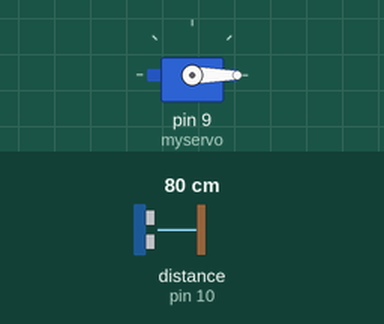
The sketch below on a simulated Arduino Uno, built with avr-gcc and run on an emulated ATmega328P. Parts: servo. Wiring (inferred from the names in the program): ultrasonic range finder: trigger pin 11; echo pin 10. The inputs (shaded band) are chosen by the test bench; at power-on: distance to the obstacle (sensor on pin 10) 80 cm. The echo pulse lasts 58.3 µs per cm; what the sketch prints to the serial monitor is not drawn.

Above: at 1.2 s.
1.3 s: distance to the obstacle (sensor on pin 10) set to 2 cm
At 2.2 s:
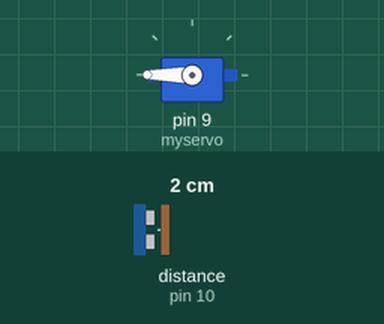
4.3 s: distance to the obstacle (sensor on pin 10) set to 35 cm
At 5.9 s:
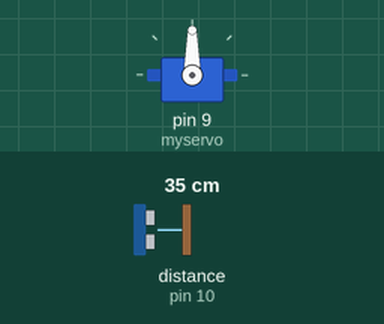
7.3 s: distance to the obstacle (sensor on pin 10) set to 4 cm
Timing chart, 0 to 16.3 s (numbered marks = the images above; inputs shaded):
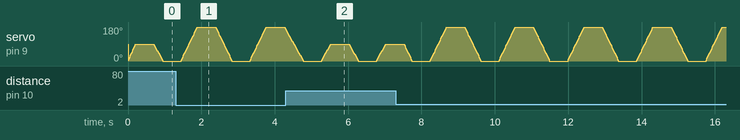

The sketch:

DongCoServo.ino
```cpp
#include <Servo.h>

#define TRIG 11
#define ECHO 10

Servo myservo;

int pos = 0;               // Góc hiện tại
bool increasing = true;    // Hướng quay
unsigned long previousMillis = 0;
int speed = 10;            // tốc độ quay (ms mỗi bước)
int maxAngle = 90;         // góc tối đa mặc định
bool paused = false;       // trạng thái đang tạm dừng
unsigned long pauseStart = 0; // thời gian bắt đầu dừng

void setup() {
  pinMode(TRIG, OUTPUT);
  pinMode(ECHO, INPUT);
  myservo.attach(9);
  Serial.begin(9600);
}

void loop() {
  float dist = getDist();
  Serial.println(dist);

  // Nếu có vật gần (<= 20cm) thì quay 0↔180, nếu không thì 0↔90
  if (dist <= 20)
    maxAngle = 180;
  else
    maxAngle = 90;

  unsigned long currentMillis = millis();

  // Nếu đang tạm dừng thì kiểm tra đã hết 500ms chưa
  if (paused) {
    if (currentMillis - pauseStart >= 500) {
      paused = false;  // Hết thời gian dừng -> tiếp tục quay
    } else {
      return; // Đang dừng thì không quay
    }
  }

  // Cập nhật vị trí servo mỗi "speed" ms
  if (currentMillis - previousMillis >= speed) {
    previousMillis = currentMillis;

    if (increasing) {
      pos += 5;
      if (pos >= maxAngle) {
        pos = maxAngle;
        increasing = false;   // Đổi hướng
        paused = true;        // Tạm dừng 500ms
        pauseStart = millis();
      }
    } else {
      pos -= 5;
      if (pos <= 0) {
        pos = 0;
        increasing = true;    // Đổi hướng
        paused = true;        // Tạm dừng 500ms
        pauseStart = millis();
      }
    }

    myservo.write(pos);
  }
}

// Hàm đo khoảng cách bằng cảm biến siêu âm
float getDist() {
  digitalWrite(TRIG, LOW);
  delayMicroseconds(2);

  digitalWrite(TRIG, HIGH);
  delayMicroseconds(10);
  digitalWrite(TRIG, LOW);

  long duration = pulseIn(ECHO, HIGH);
  return duration * 0.034 / 2; // đổi thời gian sang cm
}
```
